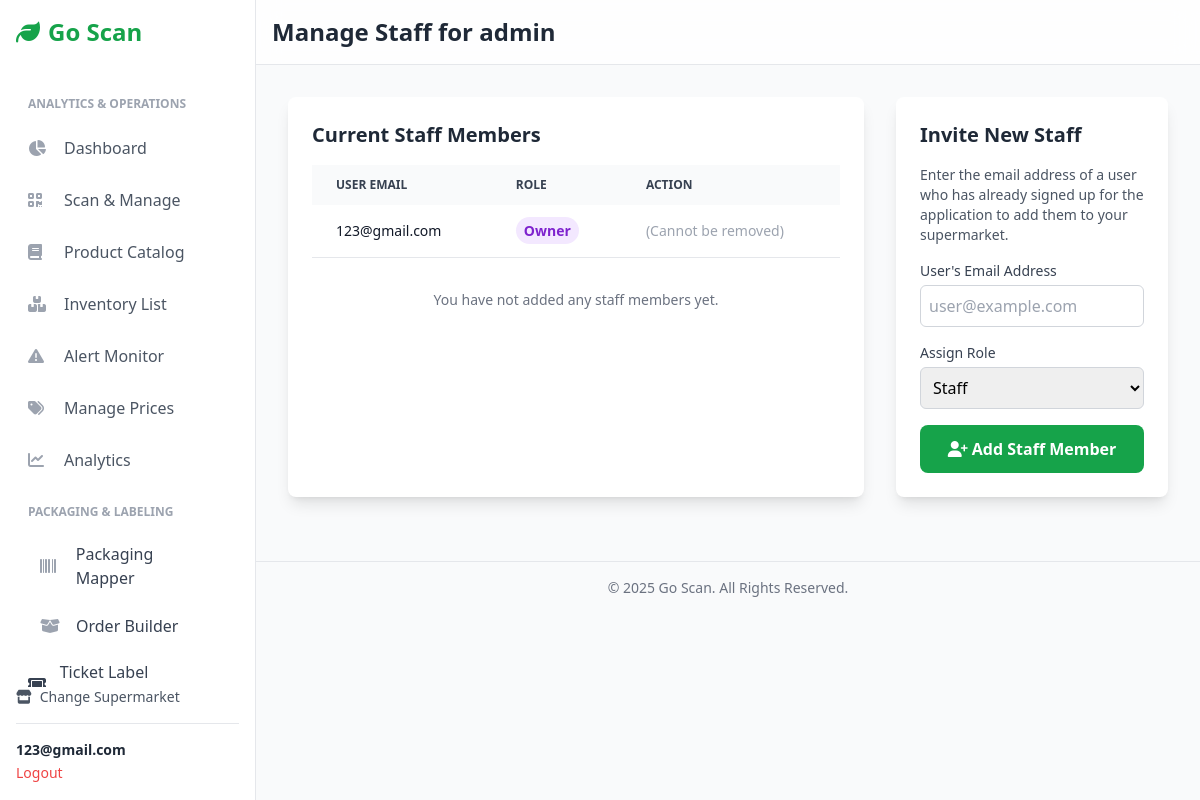
Before: /supermarket/1/staff/ (signed in) with the older database file.
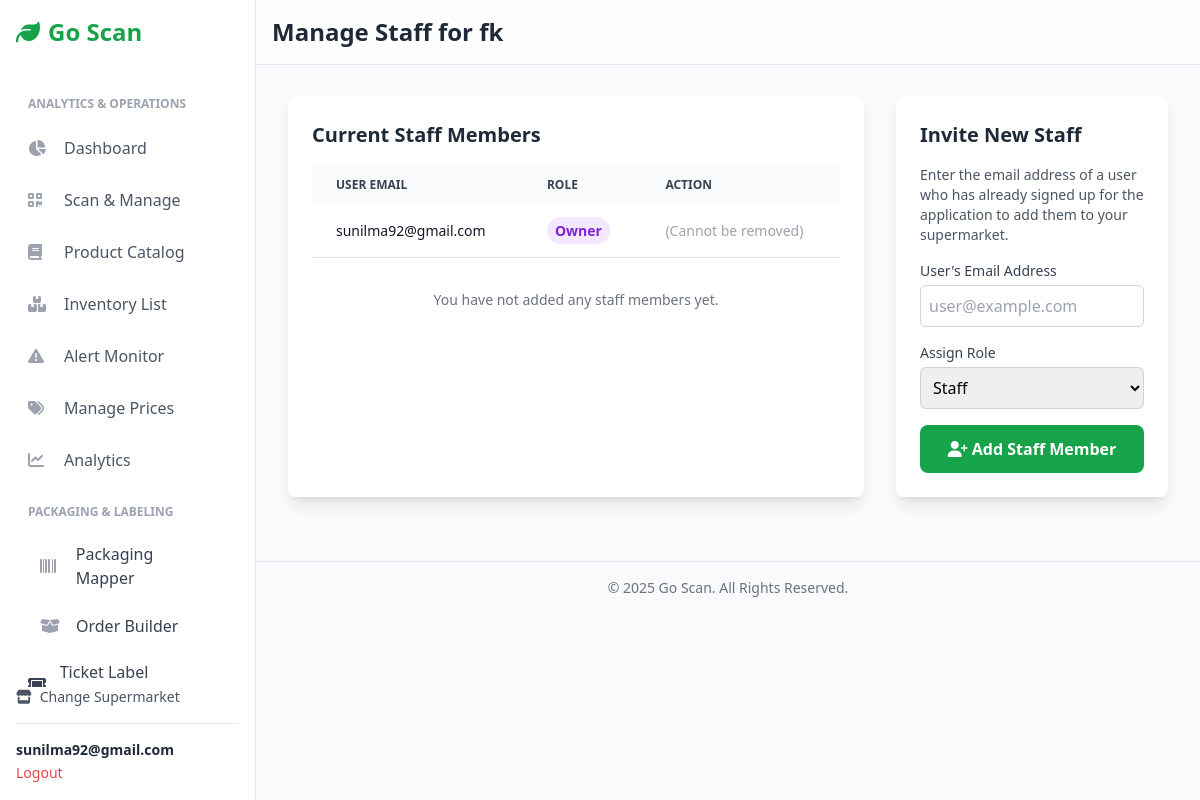
After: the same page with the newer database file.
### users/models.py (models this page shows, shortened)
class Account(AbstractBaseUser):
    first_name = models.CharField(max_length=50)
    last_name = models.CharField(max_length=50)
    username = models.CharField(max_length=50, unique=True)
    email = models.EmailField(max_length=100, unique=True)
    phone_number = models.CharField(max_length=50, blank=True)
    date_joined = models.DateTimeField(auto_now_add=True)
    last_login = models.DateTimeField(auto_now=True)
    is_admin = models.BooleanField(default=False)
    is_staff = models.BooleanField(default=False)
    is_active = models.BooleanField(default=True)  # <-- Changed to True
    is_superuser = models.BooleanField(default=False)
    USERNAME_FIELD = 'username'
    REQUIRED_FIELDS = ['email', 'first_name', 'last_name']
    objects = MyAccountManager()

### Inventory/models.py (models this page shows, shortened)
class Supermarket(models.Model):
    owner = models.ForeignKey(settings.AUTH_USER_MODEL, on_delete=models.CASCADE, related_name='owned_supermarkets')
    name = models.CharField(max_length=200)
    description = models.TextField(blank=True, null=True, help_text="A short description of the supermarket.")
    logo = models.ImageField(upload_to='supermarket_logos/', blank=True, null=True)
    location = models.CharField(max_length=255, blank=True, null=True,
                                help_text="e.g., Street Address, City, Postal Code")
    phone_number = models.CharField(max_length=20, blank=True, null=True)
    website = models.URLField(max_length=255, blank=True, null=True)
    opening_hours = models.JSONField(blank=True, null=True,
                                     help_text="e.g., {'Monday': '09:00-20:00', 'Tuesday': '09:00-20:00'}")
    created_at = models.DateTimeField(auto_now_add=True)

### Inventory/views.py (the view, shortened to what this page needs)
# urls.py: path('supermarket/<int:supermarket_id>/staff/', views.staff_management_view, name='staff_management'),
@login_required
def staff_management_view(request, supermarket_id):
    supermarket = get_object_or_404(Supermarket, pk=supermarket_id, owner=request.user)
    staff = supermarket.staff_members.all().select_related('user')
    return render(request, 'inventory/management/staff_management.html', {'supermarket': supermarket, 'staff': staff})

### templates/inventory/management/staff_management.html (shortened to what the changed rows need)
{% extends "inventory/base.html" %}
{% block header %}Manage Staff for {{ supermarket.name }}{% endblock %}
{% block content %}
<div class="grid grid-cols-1 lg:grid-cols-3 gap-8">
    <div class="lg:col-span-2 bg-white p-6 rounded-lg shadow-lg">
        <h2 class="text-xl font-bold text-gray-800 mb-4">Current Staff Members</h2>
        <div class="overflow-x-auto">
            <table class="w-full text-sm text-left text-gray-500">
                <thead class="text-xs text-gray-700 uppercase bg-gray-50">
                    <tr>
                        <th scope="col" class="px-6 py-3">User Email</th>
                        <th scope="col" class="px-6 py-3">Role</th>
                        <th scope="col" class="px-6 py-3">Action</th>
                    </tr>
                </thead>
                <tbody>
                    <tr class="bg-white border-b">
                        <td class="px-6 py-4 font-medium text-gray-900">{{ supermarket.owner.email }}</td>
                        <td class="px-6 py-4">
                            <span class="px-2 py-1 font-semibold leading-tight text-purple-700 bg-purple-100 rounded-full">Owner</span>
                        </td>
                        <td class="px-6 py-4 text-gray-400">
                            (Cannot be removed)
                        </td>
                    </tr>
                </tbody>
            </table>
        </div>
    </div>
    <div class="bg-white p-6 rounded-lg shadow-lg h-fit">
        <h2 class="text-xl font-bold text-gray-800 mb-4">Invite New Staff</h2>
    </div>
</div>
{% endblock %}

### templates/inventory/base.html (shortened to what the changed rows need)
{% load static %}
<!DOCTYPE html>
<html lang="en">
<head>
    <script src="https://cdn.tailwindcss.com"></script>
    <link rel="stylesheet" href="https://cdnjs.cloudflare.com/ajax/libs/font-awesome/6.4.0/css/all.min.css">
</head>
<body class="bg-gray-50 font-sans">
    <aside id="sidebar" class="w-64 bg-white text-gray-800 p-4 border-r border-gray-200 fixed h-full flex flex-col z-30 md:translate-x-0">
        <div class="mt-auto">
            {% if user.is_authenticated %}
            <div class="border-t pt-4">
                <p class="text-sm font-semibold truncate">{{ user.email }}</p>
                <a href="{% url 'account_logout' %}" class="text-sm text-red-500 hover:underline">Logout</a>
            </div>
            {% endif %}
        </div>
    </aside>
    <div class="flex-1 md:ml-64">
        <header class="bg-white/80 backdrop-blur-md sticky top-0 z-10 p-4 border-b border-gray-200 flex items-center justify-between">
            <h1 class="text-xl md:text-2xl font-bold text-gray-800">
                {% block header %}{% endblock %}
            </h1>
        </header>
        <main class="p-4 sm:p-6 md:p-8">
            {% block content %}{% endblock %}
        </main>
    </div>
</body>
</html>

Changed rows visible on the page:
changed Account: email "123@gmail.com" → "sunilma92@gmail.com"
changed Supermarket: name "admin" → "fk"; owner.email "123@gmail.com" → "sunilma92@gmail.com"
